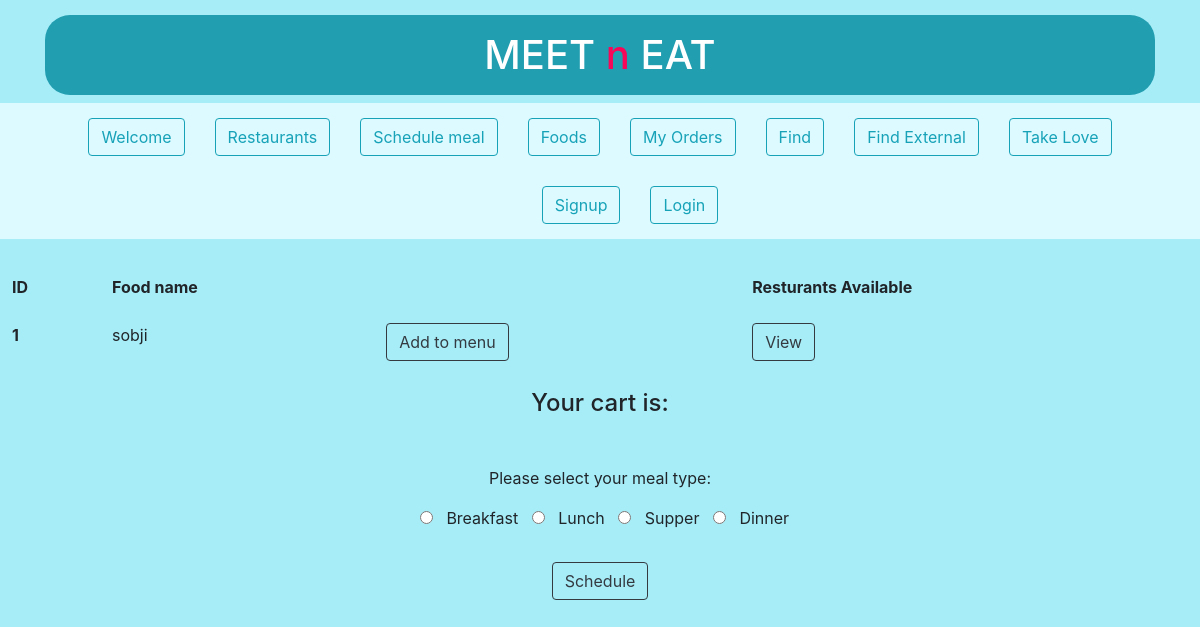
/schedule_meal/1, run on an earlier commit of the app's database.
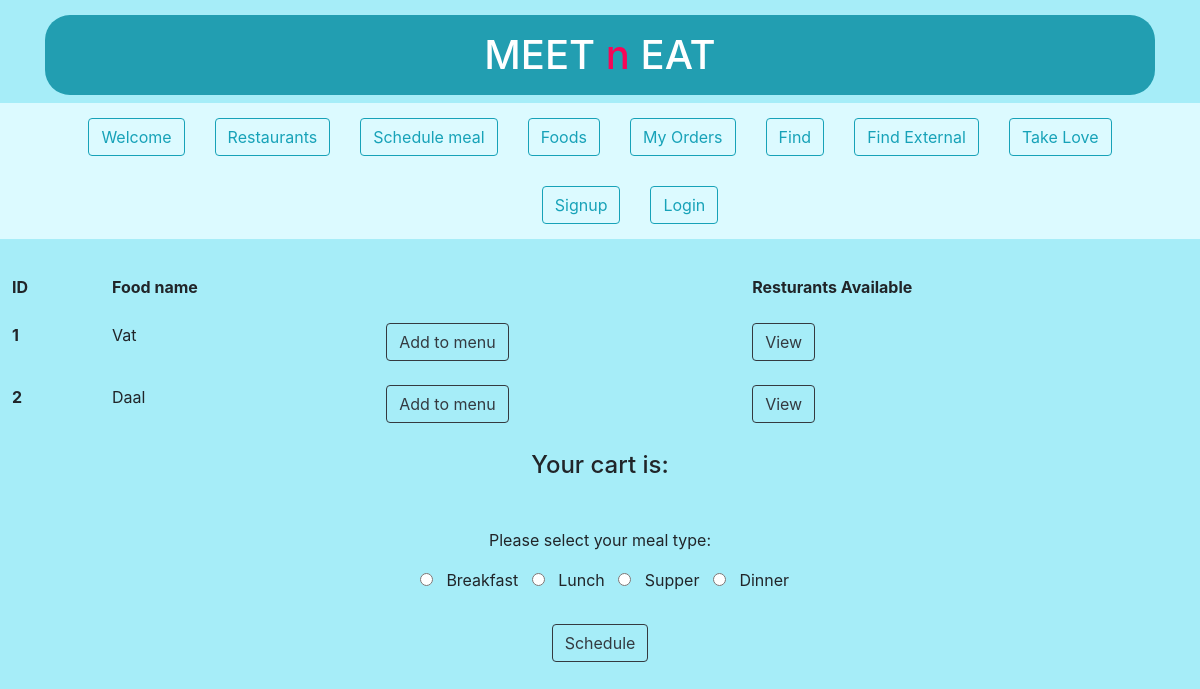
And on a later commit of the database.
### app.py (models this page shows, shortened)
class food(db.Model):
    id = db.Column(db.Integer, primary_key=True)
    name = db.Column(db.String, unique=True, nullable=False)

### app.py (the view)
@login_required
@app.route("/schedule_meal/<int:rst_id>")
def schedule_meal(rst_id):
    food_lst = []
    food_name_lst = []
    fds = resturant_availabelity.query.all()
    for i in fds:
        for j in i.rstrnt_ids:
            if (int(j)==rst_id):
                fdid = i.food_id
                food_lst.append(fdid)
    for i in food_lst:
        x = food.query.get(i)
        food_name_lst.append(x.name)
    if 'orders' not in session:
        order = ""
        session['orders'] = order
    cart_ids = session['orders']
    cart = []
    for i in cart_ids:
        food_x = food.query.filter_by(id=str(i)).first()
        cart.append(food_x.name)
    return render_template("food_order.html",food_lst=food_lst, food_name_lst=food_name_lst, fdlen = len(food_lst), rst_id=rst_id, cart=cart)

### templates/food_order.html (shortened to what this page needs)
{% extends 'base.html' %}
  {% block ttl2bd %}
        <table class="table table-borderless">
            <thead>
                <tr>
                <th scope="col">ID</th>
                <th scope="col">Food name</th>
                <th scope="col"> </th>
                <th scope="col">Resturants Available</th>
                </tr>
            </thead>
            <tbody>
            {% for i in range(fdlen) %}
                <tr>
                    <th scope="row">{{loop.index}}</th>
                    <td>{{food_name_lst[i]}}</td>
                    <td>
                        <a href="/schedule_meal/add/{{rst_id}}/{{food_lst[i]}}" class="btn btn-outline-dark">Add to menu</a>
                    </td>
                    <td>
                        <a href="/foods/resturants/{{food_lst[i]}}" type="button" class="btn btn-outline-dark">View</a></td>
                </tr>
            {% endfor %}
          </tbody>
        </table>
        <div class="container my-8 text-center">
            <h4 class="container text-center">Your cart is:
            </h4>
            <div class="container text-center my-5">
                <form action="/schedule_meal/schedule/{{rst_id}}" method="POST">
                    <p> Please select your meal type:</p>
                    <div class="container text-center">
                    <input type="radio" id="breakfast" name="meal_type" value="breakfast">
                    <label for="breakfast">Breakfast</label>
                    <input type="radio" id="lunch" name="meal_type" value="lunch">
                    <label for="lunch">Lunch</label>
                    <input type="radio" id="supper" name="meal_type" value="supper">
                    <label for="supper">Supper</label>
                    <input type="radio" id="dinner" name="meal_type" value="dinner">
                    <label for="dinner">Dinner</label>
                    </div>
                  <button href="/schedule_meal/schedule/{{rst_id}}" class="btn btn-outline-dark my-4" type="submit">Schedule</button>
                </form>
            </div>
            </div>
  {% endblock ttl2bd %}

What changed in the data, as far as the page shows it:
added food: name "Daal"
Also different on the page:
new list line: "1 Add to menu View"
new list line: "Vat"
new list line: "2 Add to menu View"
list line gone: "1 Add to menu View"
list line gone: "sobji"
